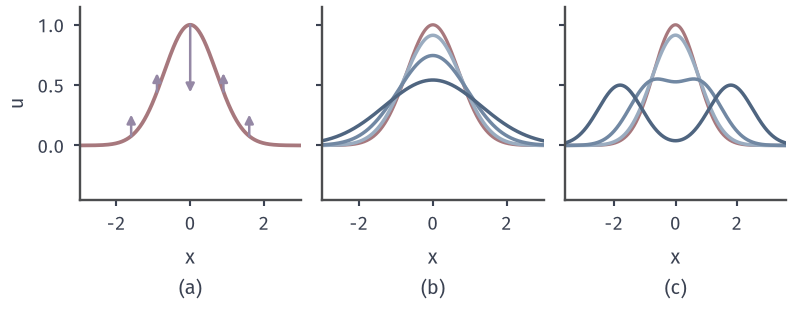

Recreate this plot in Python.
from pathlib import Path
import sys
ROOT = next(p for p in Path(__file__).resolve().parents if (p/"build.sh").is_file() and (p/"tex/book.tex").is_file())
sys.path.insert(0, str(ROOT/"figures/06-differential-equations/02-partial-differential-equations/matplotlib/wave-common"))
from wave_common import *
# Target: the same curvature means acceleration for the wave equation and velocity for the heat equation.
fig, axs = figure(width_mm=112, height_mm=44, ncols=3, sharey=True)
x = np.linspace(-4, 4, 1201); B = lambda x: np.exp(-x**2)
ax = axs[0]; style(ax)
ax.plot(x, B(x), color=RED, lw=1.5)
for p in [-1.6, -.9, 0, .9, 1.6]:
    a = (4*p**2-2)*B(p)
    ax.annotate('', xy=(p, B(p)+.28*a), xytext=(p, B(p)), arrowprops=dict(arrowstyle='-|>', color=PURPLE, lw=1, mutation_scale=7, shrinkA=0, shrinkB=0))
ax.set_xlim(-3, 3); ax.set_ylim(-.45, 1.15); ax.set_ylabel('$u$'); sub(ax, 'a', '$x$')
ax = axs[1]; style(ax)
ax.plot(x, B(x), color=RED, lw=1.3)
def heat(x, t):
    return np.exp(-x**2/(1+4*t))/np.sqrt(1+4*t)
for t, col in zip([.05, .2, .6], SHADES[1:]):
    ax.plot(x, heat(x, t), color=col, lw=1.4)
ax.set_xlim(-3, 3); sub(ax, 'b', '$x$')
ax = axs[2]; style(ax)
ax.plot(x, B(x), color=RED, lw=1.3)
for t, col in zip([.3, .8, 1.8], SHADES[1:]):
    ax.plot(x, .5*(B(x-t)+B(x+t)), color=col, lw=1.4)
ax.set_xlim(-3.6, 3.6); ax.set_xticks([-2, 0, 2]); sub(ax, 'c', '$x$')
save(fig, HERE(__file__), 'figure', {'formula': 'B=exp(-x^2); heat exp(-x^2/(1+4t))/sqrt(1+4t); wave (B(x-t)+B(x+t))/2; arrows 0.28 c^2 B'})
